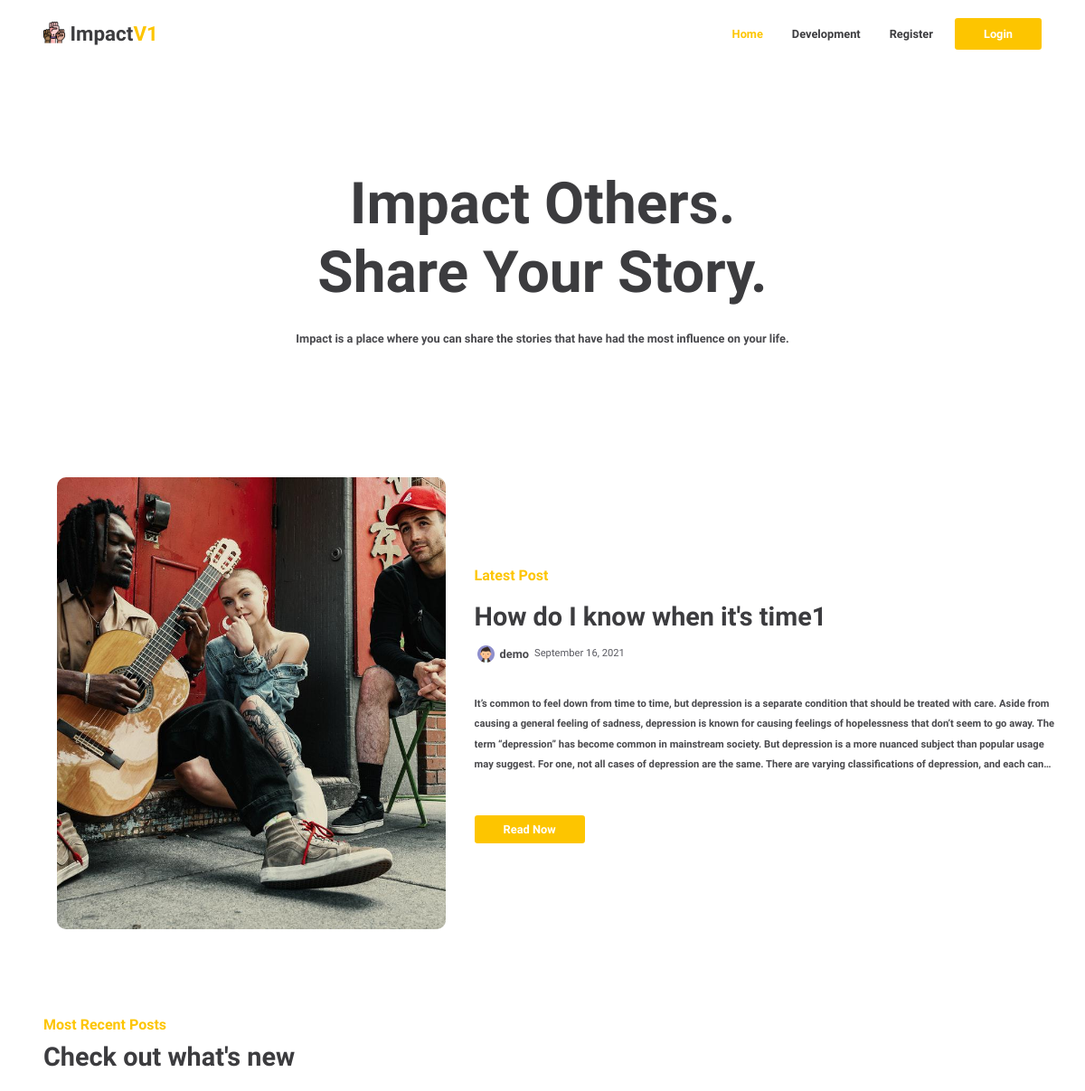
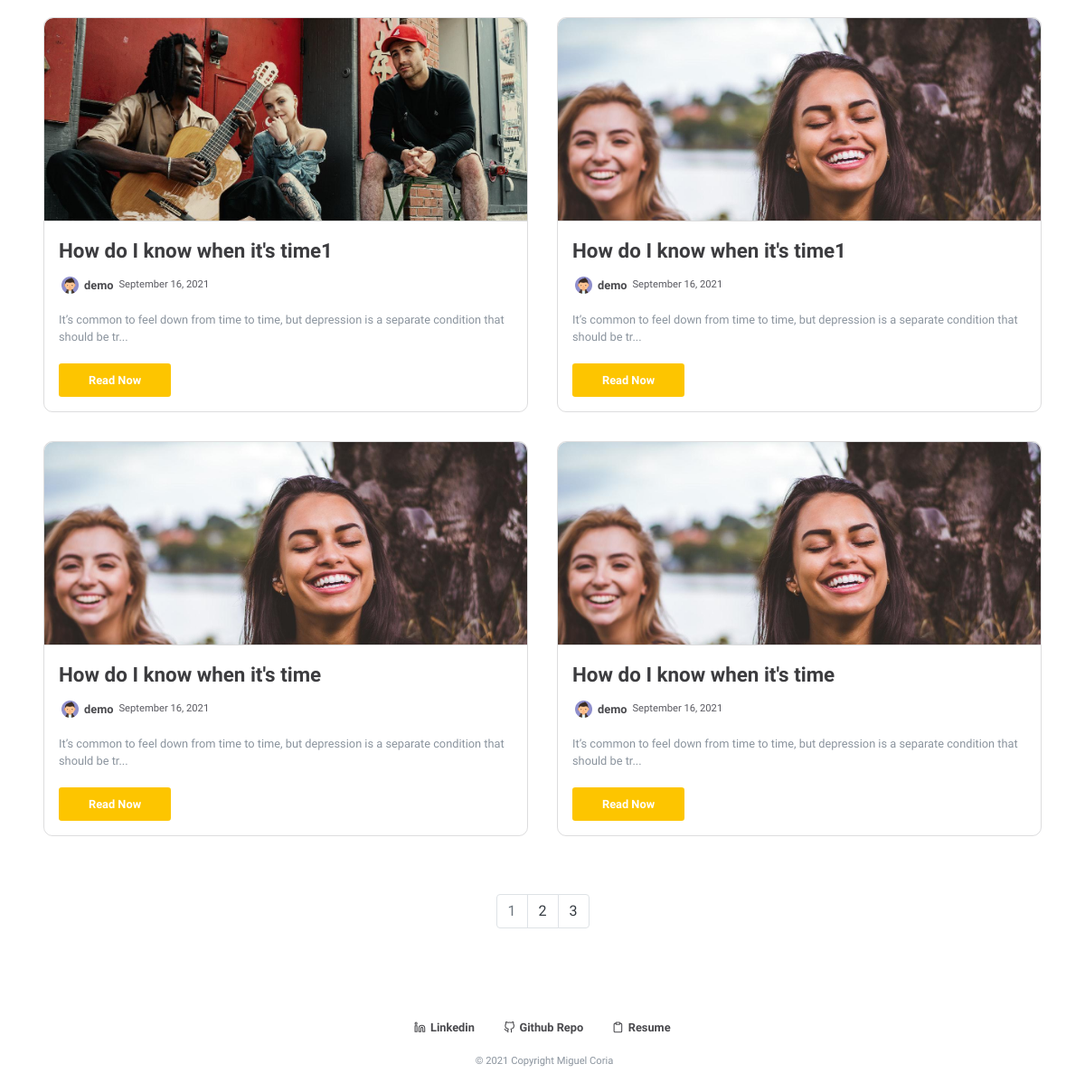
Before: / with the older database file (2 pictures, top to bottom).
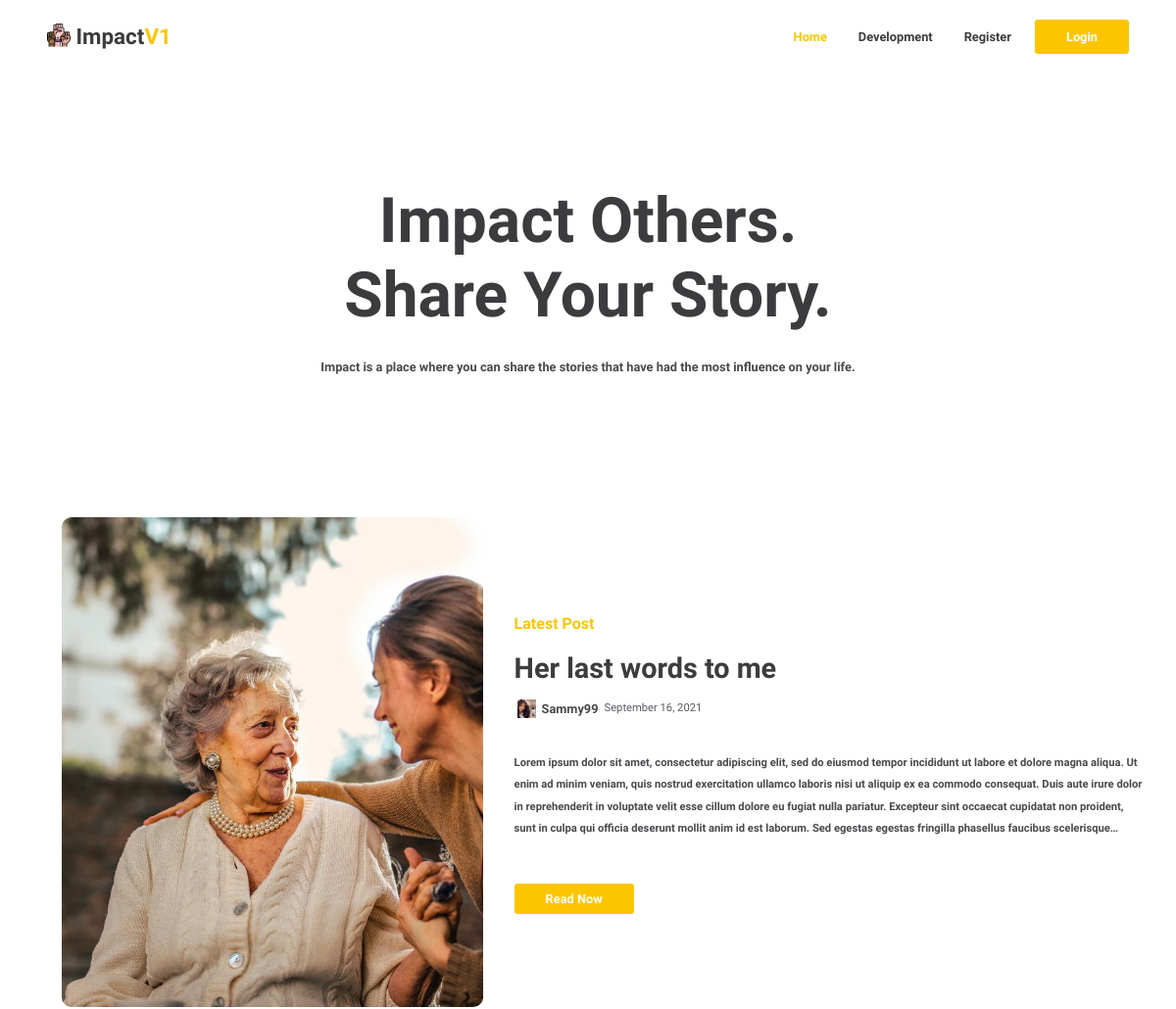
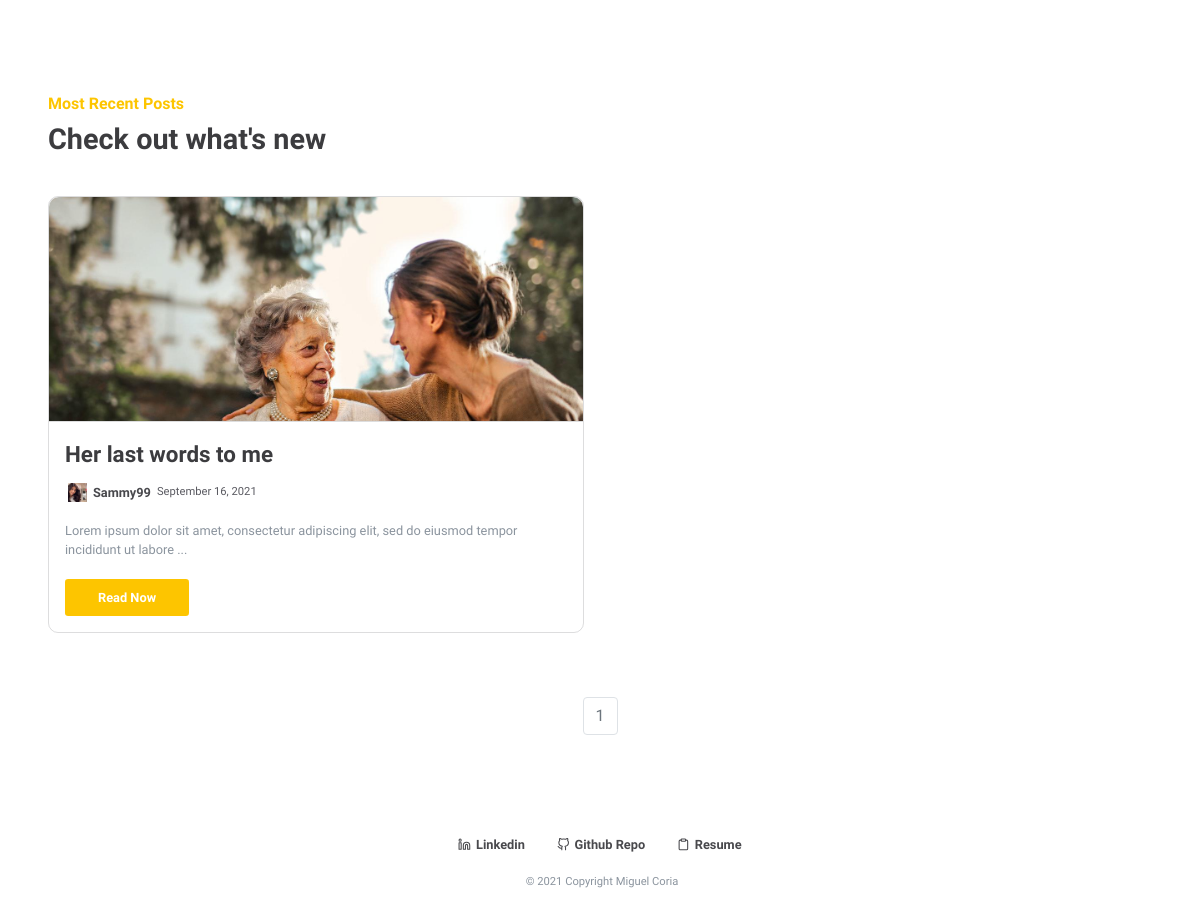
After: the same page with the newer database file (2 pictures, top to bottom).
### impact/models.py (models this page shows, shortened)
class Post(db.Model):
    users = db.relationship(User)
    id = db.Column(db.Integer, primary_key=True)
    post_image = db.Column(db.String(64), nullable=False, default='default_thumb.png')
    user_id = db.Column(db.Integer, db.ForeignKey('users.id'), nullable=False)
    date = db.Column(db.DateTime, nullable=False, default=datetime.utcnow)
    title = db.Column(db.String(140), nullable=False)
    text = db.Column(db.Text, nullable=False)

class User(db.Model,UserMixin):
    __tablename__ = 'users'
    id = db.Column(db.Integer, primary_key=True)
    profile_image = db.Column(db.String(64), nullable=False, default='default_profile.png')
    email = db.Column(db.String(64), unique=True, index=True)
    username = db.Column(db.String(64), unique=True, index=True)
    password_hash = db.Column(db.String(128))
    posts = db.relationship("Post", backref="author", lazy=True)

### impact/core/views.py (the view)
@core.route('/')
def index():
    page = request.args.get('page', 1, type=int)
    blog_posts = Post.query.order_by(Post.date.desc()).paginate(page=page,per_page=4)
    latest_post = Post.query.order_by(Post.date.desc()).first()
    return render_template('index.html', blog_posts=blog_posts, latest_post=latest_post)

### impact/templates/index.html (shortened to what this page needs)
{% extends "base.html" %}
{% block content%}
<div class="home-header">
  <h1 class="home-header-title" data-aos="fade-in"
  data-aos-duration="500">Impact Others. <br> Share Your Story.</h1>
  <span class="home-header-subtitle" data-aos="fade-in"
  data-aos-duration="1000">Impact is a place where you can share the stories that have had the most influence on your life.</span>
</div>
<div class="home-grid">
  <div class="latest-post-left">
    <div class="latest-post-image-div">
      <img src="{{url_for('static', filename='post_pics/'+latest_post.post_image)}}" alt="" class="latest-post-image">
    </div>
  </div>
  <div class="latest-post-right">
    <div>
      <h6 class="latest-post-subtitle">Latest Post</h6>
      <h1><a class="latest-post-title" href="{{ url_for('blog_post.blog_post', blog_post_id=latest_post.id) }}">{{latest_post.title}}</a></h1>
      <div class="post-details-div" data-aos="fade-in" data-aos-duration="700">
      <img
        src="{{url_for('static', filename='profile_pics/'+ latest_post.author.profile_image)}}"
        alt=""
        class="author-profile-image"
      />
      <a href="{{ url_for('users.user_posts', username=latest_post.author.username) }}" class="post-details-highlight latest-post-link latest-post-author">{{latest_post.author.username}}
      </a>
      <span class="post-details-highlight latest-post-date">
        {{ latest_post.date.strftime('%B %d, %Y') }}</span
      >
    </div>
    <div class="latest-post-text-div">
      <p class="latest-post-text">{{latest_post.text}}</p>
    </div>
    <a href="{{ url_for('blog_post.blog_post', blog_post_id=latest_post.id) }}" class="latest-post-button p-2">Read Now</a>
    </div>
    </div>
  </div>
</div>
<div class="container-fluid posts-div">
  <div>
    <h6 class="latest-post-subtitle">Most Recent Posts</h6>
      <h1 class="latest-post-title">Check out what's new</h1>
        <div class="posts-grid">
        {% for post in blog_posts.items %}
            <div class="post-card">
              <div class="post-card-image-div">
      <img src="{{url_for('static', filename='post_pics/'+post.post_image)}}" alt="" class="latest-post-image post-card-image img-fluid">
    </div>
              <div class="post-card-content">
                <div>
                  <a class="post-card-title" href="{{ url_for('blog_post.blog_post', blog_post_id=post.id) }}">{{ post.title }}</a>
                  <div class="post-details-div posts-card-details">
                    <img class="author-profile-image" align='center' src="{{url_for('static',filename='profile_pics/'+post.author.profile_image)}}" width="30">
                    <a href="{{ url_for('users.user_posts', username=post.author.username) }}" class="post-details-highlight latest-post-link latest-post-author">{{post.author.username}}</a>
                    <span class="post-details-highlight latest-post-date">{{ post.date.strftime('%B %d, %Y') }}</span>
                  </div>
                  <div class="post-card-text-div">
                    <p class="post-card-text">{{ post.text[:100] }}...</p>
                  </div>
                </div>
                <div>
                  <a href="{{ url_for('blog_post.blog_post', blog_post_id=post.id) }}" class="btn latest-post-button p-2">Read Now</a>
                </div>
              </div>
            </div>
            {% endfor %}
          </div>
    </div>
       <nav aria-label="Page navigation example" class="mt-2">
         <ul class="pagination justify-content-center">
           {% for page_num in blog_posts.iter_pages(left_edge=1, right_edge=1, left_current=1, right_current=2) %}
              {% if blog_posts.page == page_num %}
              <li class="page-item disabled">
                <a class="page-link" href="{{ url_for('core.index', page=page_num) }}">{{ page_num }}</a></li>
              {% else %}
                <li class="page-item"><a class="page-link text-dark" href="{{ url_for('core.index', page=page_num) }}">{{ page_num }}</a></li>
              {% endif %}
          {% endfor %}
        </nav>
</div>
{% endblock %}

### impact/templates/base.html (shortened to what this page needs)
<!DOCTYPE html>
<html lang="en">
  <head>
    <link
      rel="stylesheet"
      href="https://use.fontawesome.com/releases/v5.15.2/css/all.css"
    />
    <link
      rel="stylesheet"
      href="https://maxcdn.bootstrapcdn.com/bootstrap/4.0.0/css/bootstrap.min.css"
    />
    <link href="https://unpkg.com/aos@2.3.1/dist/aos.css" rel="stylesheet" />
    <link
      rel="stylesheet"
      type="text/css"
      href="{{ url_for('static',filename='styles/main.css') }}"
    />
  </head>
  <body style="background-color: #ffffff">
    <nav class="navbar navbar-expand-md navbar-light">
      <a class="navbar-brand font-weight-bold logo-text" href="/"
        ><img
          src="{{ url_for('static', filename='images/teamwork.png') }}"
          alt=""
          class="navbar-logo-image"
        />
        Impact<span class="navbar-logo-highlight">V1</span>
      </a>
      <div class="collapse navbar-collapse" id="navbarSupportedContent">
        <ul class="navbar-nav ml-auto mb-2 mb-lg-0">
          <li class="nav-item">
            <a class="nav-link p-2" href="{{url_for('core.index')}}">Home</a>
          </li>
          {% if current_user.is_authenticated %}
          <li class="nav-item">
            <a class="nav-link p-2" href="{{ url_for('users.account')}}"
              >Account</a
            >
          </li>
          <li class="nav-item">
            <a class="nav-link p-2" href="{{ url_for('blog_post.create_post')}}"
              >Create Post</a
            >
          </li>
          <li class="nav-item">
            <a class="nav-link p-2" href="{{url_for('core.development')}}"
              >Development</a
            >
          </li>
          <li class="nav-item">
            <a class="nav-link p-2" href="{{ url_for('users.logout')}}"
              >Logout</a
            >
          </li>
          {% else %}
          <li class="nav-item">
            <a class="nav-link p-2" href="{{url_for('core.development')}}"
              >Development</a
            >
          </li>
          <li class="nav-item">
            <a class="nav-link p-2" href="{{ url_for('users.register')}}"
              >Register</a
            >
          </li>
          <li class="nav-item">
            <a
              class="nav-link nav-login-button p-2"
              href="{{ url_for('users.login')}}"
            >
              Login</a
            >
          </li>
          {% endif %}
        </ul>
      </div>
    </nav>
    <div class="container-fluid main-content d-flex flex-column">
      {% block content %} {% endblock%}
    <footer class="text-center text-lg-start container-fluid">
      <div
        class="d-flex justify-content-center p-1"
        style="background-color: #ffffff"
      >
        <a
          class="m-3 footer-link"
          target="_blank"
          href="https://www.linkedin.com/in/miguel-coria-273888130/"
          ><span data-feather="linkedin" class="footer-icon"></span> Linkedin</a
        >
        <a
          class="m-3 footer-link"
          target="_blank"
          href="https://github.com/miguelcoria94/Impact"
          ><span data-feather="github" class="footer-icon"></span> Github
          Repo</a
        >
        <a
          class="m-3 footer-link"
          target="_blank"
          href="https://docs.google.com/document/d/16_YpkY8Qy2cX0o2C9MWXYYrV6i9SFTaa2LbqC3lco7s/edit"
          ><span data-feather="clipboard" class="footer-icon"></span> Resume</a
        >
      </div>
      <p class="pl-1 text-center footer-legal-text" href="https://mcoria.com/">
        © 2021 Copyright Miguel Coria
      </p>
    </footer>
  </body>
</html>

Changed rows visible on the page:
removed Post: post_image (picture), title "How do I know when it's time1", date "September 16, 2021", text "It’s common to feel down from time to time, but depression is a separate condition that should be treated with care. Aside from causing a general feeling of sadness, depression is known for causing feelings of hopelessness that don’t seem to go away. The term “depression” has become common in mainstream society. But depression is a more nuanced subject than popular usage may suggest. For one, not all cases of depression are the same. There are varying classifications of depression, and each…", profile_image (placeholder picture), author.username "demo", text "It’s common to feel down from time to time, but depression is a separate condition that should be tr"
removed Post: post_image (picture), title "How do I know when it's time1", profile_image (placeholder picture), author.username "demo", date "September 16, 2021", text "It’s common to feel down from time to time, but depression is a separate condition that should be tr"
removed Post: post_image (picture), title "How do I know when it's time", profile_image (placeholder picture), author.username "demo", date "September 16, 2021", text "It’s common to feel down from time to time, but depression is a separate condition that should be tr"
removed Post: post_image (picture), title "How do I know when it's time", profile_image (placeholder picture), author.username "demo", date "September 16, 2021", text "It’s common to feel down from time to time, but depression is a separate condition that should be tr"
now on this page (row edited): Post: post_image (picture), title "Her last words to me", date "September 16, 2021", text "Lorem ipsum dolor sit amet, consectetur adipiscing elit, sed do eiusmod tempor incididunt ut labore et dolore magna aliqua. Ut enim ad minim veniam, quis nostrud exercitation ullamco laboris nisi ut aliquip ex ea commodo consequat. Duis aute irure dolor in reprehenderit in voluptate velit esse cillum dolore eu fugiat nulla pariatur. Excepteur sint occaecat cupidatat non proident, sunt in culpa qui officia deserunt mollit anim id est laborum. Sed egestas egestas fringilla phasellus faucibus…", profile_image (picture), author.username "Sammy99", text "Lorem ipsum dolor sit amet, consectetur adipiscing elit, sed do eiusmod tempor incididunt ut labore"
changed User: profile_image: picture added in place of a placeholder; author.username "demo" → "Sammy99"
Other visible differences:
list line gone: "2"
list line gone: "3"
